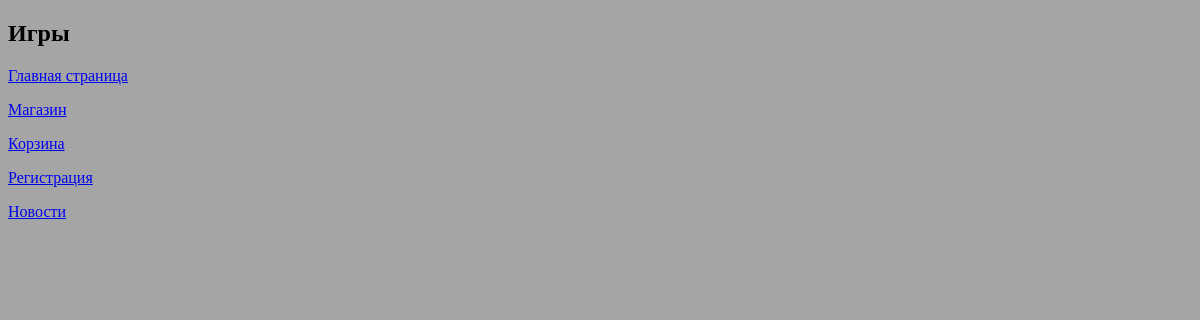
The app's page /games/, older data.
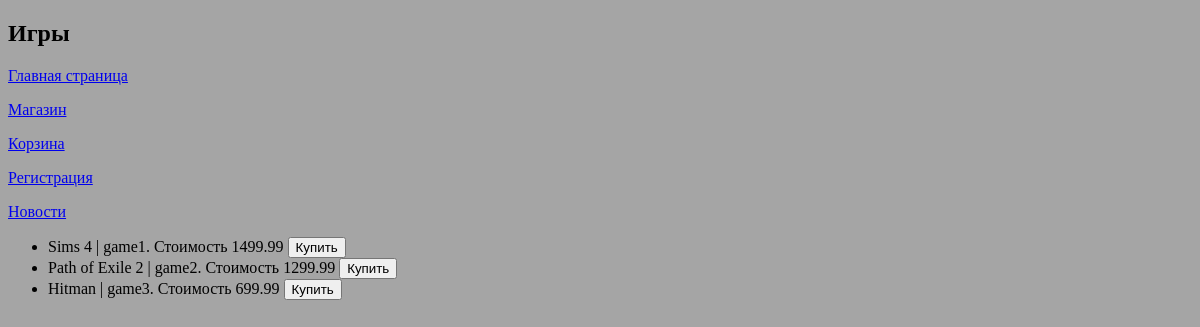
The same page, newer data.
### task1/models.py (models this page shows)
class Game(models.Model):
    title = models.CharField(max_length=100)
    cost = models.DecimalField(max_digits=7, decimal_places=2)
    size = models.DecimalField(max_digits=9, decimal_places=5)
    description = models.TextField()
    age_limited = models.BooleanField(default=False)
    buyer = models.ManyToManyField(Buyer, related_name='game')
    def __str__(self):
        return self.title

### task1/views.py (the view)
# urls.py: path('games/', games),
def games(request):
    title = 'Игры'
    game = Game.objects.all()
    sell = 'Купить'
    games = 'Магазин'
    carts = 'Корзина'
    home = 'Главная страница'
    reg = 'Регистрация'
    news = 'Новости'
    context1 = {
        'title': title,
        'game': game,
        'sell': sell,
        'games': games,
        'carts': carts,
        'home': home,
        'reg': reg,
        'news': news,
    }
    return render(request, 'task1/games.html', context1)

### task1/templates/task1/games.html (shortened to what this page needs)
{% extends 'task1/menu.html' %}
{% block header %}<h2>{{ title }}</h2>{% endblock %}
{% block navigation %}
    {{ block.super }}
{% endblock %}
{% block content %}
    <ul>
        {% for i in game %}
            <li>{{ i }} | {{ i.description }}. Стоимость {{ i.cost }} <button>{{ sell }}</button></li>
        {% endfor %}
    </ul>
{% endblock %}

### task1/templates/task1/menu.html (shortened to what this page needs)
<!DOCTYPE html>
{% load static %}
<html lang="en">
<head>
  <link rel="stylesheet" type="text/css" href="{% static 'style.css' %}">
</head>
<body>
  <header>
    {% block header %}{% endblock %}
  </header>
  <nav>
    {% block navigation %}
      <p>
        <a href="/">{{ home }}</a>
      </p>
      <p>
        <a href="/games">{{ games }}</a>
      </p>
      <p>
        <a href="/cart">{{ carts }}</a>
      </p>
      <p>
        <a href="/registration">{{ reg }}</a>
      </p>
      <p>
        <a href="/news">{{ news }}</a>
      </p>
    {% endblock %}
  </nav>
  <main>
    {% block content %}
    {% endblock %}
  </main>
</body>
</html>

### static/style.css (style rules this page uses)
body { background-color: #A5A5A5; }

Row changes from the older to the newer data that the page shows:
added Game: title "Sims 4", description "game1", cost "1499.99", sell "Купить"
added Game: title "Path of Exile 2", description "game2", cost "1299.99", sell "Купить"
added Game: title "Hitman", description "game3", cost "699.99", sell "Купить"
